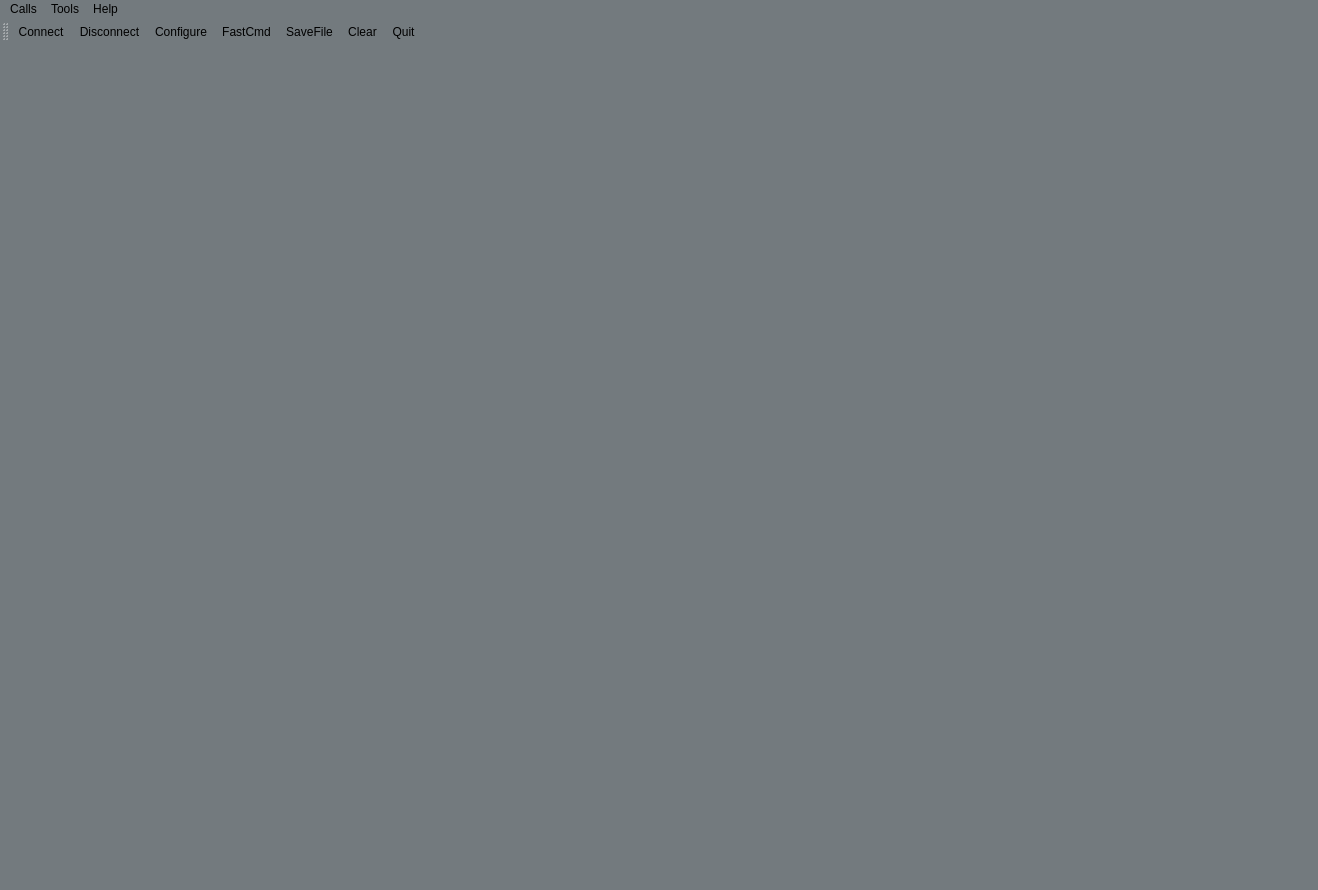
<?xml version="1.0" encoding="UTF-8"?>
<ui version="4.0">
 <class>MainWindow</class>
 <widget class="QMainWindow" name="MainWindow">
  <property name="geometry">
   <rect>
    <x>0</x>
    <y>0</y>
    <width>1318</width>
    <height>890</height>
   </rect>
  </property>
  <property name="windowTitle">
   <string>Simple Terminal</string>
  </property>
  <property name="styleSheet">
   <string notr="true">border-color: rgb(93, 142, 255);
background-color: rgb(115, 122, 126);</string>
  </property>
  <widget class="QWidget" name="centralWidget">
   <layout class="QVBoxLayout" name="verticalLayout"/>
  </widget>
  <widget class="QMenuBar" name="menuBar">
   <property name="geometry">
    <rect>
     <x>0</x>
     <y>0</y>
     <width>1318</width>
     <height>23</height>
    </rect>
   </property>
   <widget class="QMenu" name="menuCalls">
    <property name="title">
     <string>Calls</string>
    </property>
    <addaction name="actionConnect"/>
    <addaction name="actionDisconnect"/>
    <addaction name="separator"/>
    <addaction name="actionQuit"/>
   </widget>
   <widget class="QMenu" name="menuTools">
    <property name="title">
     <string>Tools</string>
    </property>
    <addaction name="actionConfigure"/>
    <addaction name="actionClear"/>
    <addaction name="separator"/>
    <addaction name="actionSaveFile"/>
   </widget>
   <widget class="QMenu" name="menuHelp">
    <property name="title">
     <string>Help</string>
    </property>
    <addaction name="actionAbout"/>
   </widget>
   <addaction name="menuCalls"/>
   <addaction name="menuTools"/>
   <addaction name="menuHelp"/>
  </widget>
  <widget class="QToolBar" name="mainToolBar">
   <attribute name="toolBarArea">
    <enum>TopToolBarArea</enum>
   </attribute>
   <attribute name="toolBarBreak">
    <bool>false</bool>
   </attribute>
   <addaction name="actionConnect"/>
   <addaction name="actionDisconnect"/>
   <addaction name="actionConfigure"/>
   <addaction name="actionFastCmd"/>
   <addaction name="actionSaveFile"/>
   <addaction name="actionClear"/>
   <addaction name="actionQuit"/>
  </widget>
  <widget class="QStatusBar" name="statusBar"/>
  <action name="actionAbout">
   <property name="text">
    <string>&amp;About</string>
   </property>
   <property name="toolTip">
    <string>About program</string>
   </property>
   <property name="shortcut">
    <string>Alt+A</string>
   </property>
  </action>
  <action name="actionConnect">
   <property name="icon">
    <iconset resource="terminal.qrc">
     <normaloff>:/images/connect.png</normaloff>:/images/connect.png</iconset>
   </property>
   <property name="text">
    <string>C&amp;onnect</string>
   </property>
   <property name="toolTip">
    <string>Connect to serial port</string>
   </property>
   <property name="shortcut">
    <string>Ctrl+O</string>
   </property>
  </action>
  <action name="actionDisconnect">
   <property name="icon">
    <iconset resource="terminal.qrc">
     <normaloff>:/images/disconnect.png</normaloff>:/images/disconnect.png</iconset>
   </property>
   <property name="text">
    <string>&amp;Disconnect</string>
   </property>
   <property name="toolTip">
    <string>Disconnect from serial port</string>
   </property>
   <property name="shortcut">
    <string>Ctrl+D</string>
   </property>
  </action>
  <action name="actionConfigure">
   <property name="icon">
    <iconset resource="terminal.qrc">
     <normaloff>:/images/settings.png</normaloff>:/images/settings.png</iconset>
   </property>
   <property name="text">
    <string>&amp;Configure</string>
   </property>
   <property name="toolTip">
    <string>Configure serial port</string>
   </property>
   <property name="shortcut">
    <string>Alt+C</string>
   </property>
  </action>
  <action name="actionClear">
   <property name="icon">
    <iconset resource="terminal.qrc">
     <normaloff>:/images/clear.png</normaloff>:/images/clear.png</iconset>
   </property>
   <property name="text">
    <string>C&amp;lear</string>
   </property>
   <property name="toolTip">
    <string>Clear data</string>
   </property>
   <property name="shortcut">
    <string>Alt+L</string>
   </property>
  </action>
  <action name="actionQuit">
   <property name="icon">
    <iconset resource="terminal.qrc">
     <normaloff>:/images/application-exit.png</normaloff>:/images/application-exit.png</iconset>
   </property>
   <property name="text">
    <string>&amp;Quit</string>
   </property>
   <property name="shortcut">
    <string>Ctrl+Q</string>
   </property>
  </action>
  <action name="actionSaveFile">
   <property name="icon">
    <iconset resource="terminal.qrc">
     <normaloff>:/images/SaveFile.png</normaloff>:/images/SaveFile.png</iconset>
   </property>
   <property name="text">
    <string>SaveFile</string>
   </property>
   <property name="shortcut">
    <string>Ctrl+S</string>
   </property>
  </action>
  <action name="actionFastCmd">
   <property name="icon">
    <iconset resource="terminal.qrc">
     <normaloff>:/images/FastCmd.png</normaloff>:/images/FastCmd.png</iconset>
   </property>
   <property name="text">
    <string>FastCmd</string>
   </property>
   <property name="toolTip">
    <string>FastCmd</string>
   </property>
   <property name="shortcut">
    <string>Ctrl+F</string>
   </property>
  </action>
  <action name="actionAboutQt">
   <property name="text">
    <string>About Qt</string>
   </property>
  </action>
 </widget>
 <layoutdefault spacing="6" margin="11"/>
 <resources>
  <include location="terminal.qrc"/>
 </resources>
 <connections/>
</ui>
